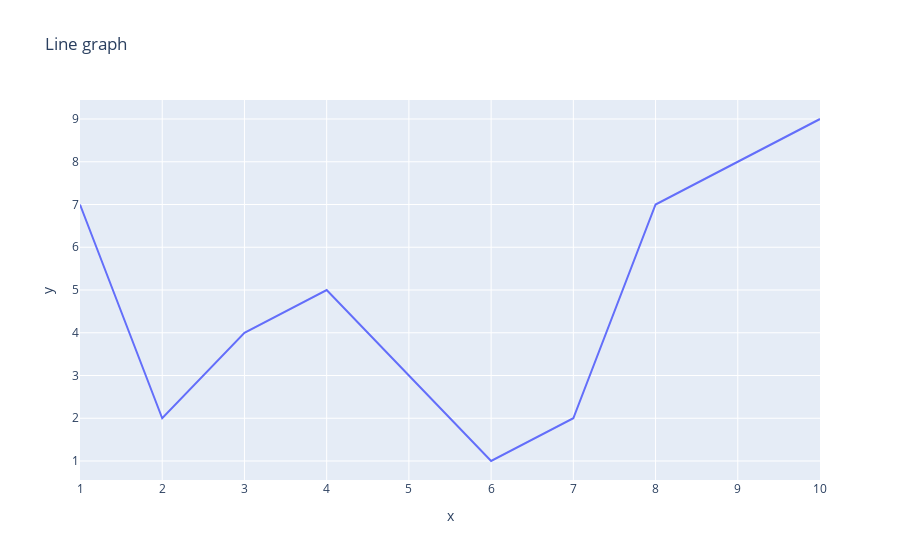

The code cell stored with this chart in its notebook:
### Code cell
fig = px.line(x=x, y=y , title ="Line graph")
fig.show()

### Figure 1 — Plotly figure (JSON) as saved in the notebook; plotly's stock layout.template omitted (floating-point values rounded to 4 significant figures)
{"data": [{"hovertemplate": "x=%{x}<br>y=%{y}<extra></extra>", "legendgroup": "", "line": {"color": "#636efa", "dash": "solid"}, "marker": {"symbol": "circle"}, "mode": "lines", "name": "", "orientation": "v", "showlegend": false, "type": "scatter", "x": [1, 2, 3, 4, 5, 6, 7, 8, 9, 10], "xaxis": "x", "y": [7, 2, 4, 5, 3, 1, 2, 7, 8, 9], "yaxis": "y"}], "layout": {"autosize": true, "legend": {"tracegroupgap": 0}, "title": {"text": "Line graph"}, "xaxis": {"anchor": "y", "autorange": true, "domain": [0, 1], "range": [1, 10], "title": {"text": "x"}, "type": "linear"}, "yaxis": {"anchor": "x", "autorange": true, "domain": [0, 1], "range": [0.5556, 9.444], "title": {"text": "y"}, "type": "linear"}}}
